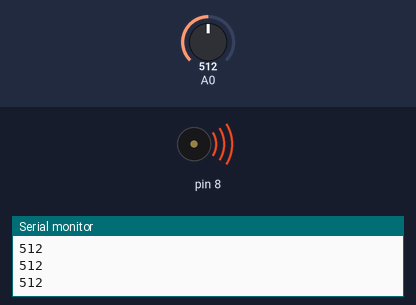
This sketch was run on a simulated Arduino Uno, built with avr-gcc and run on an emulated ATmega328P. Parts: buzzer (waves = sounding), the last lines printed to the serial monitor. The inputs (shaded band) are chosen by the test bench; at power-on: A0 = 512.

Above: at 1.2 s.
1.3 s: A0 set to 1008
2.8 s: A0 set to 1023
At 3.3 s:
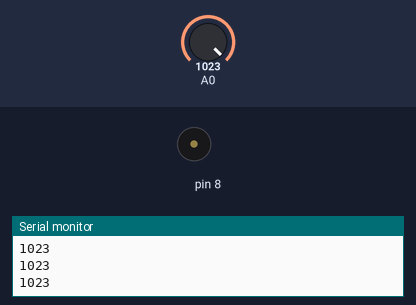
4.3 s: A0 set to 1001
At 5.6 s:
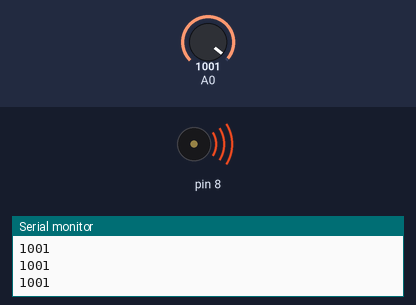
Timing chart, 0 to 7.3 s (numbered marks = the images above; inputs shaded):
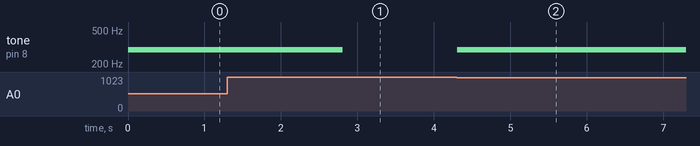

The sketch:

Project_7.ino
```cpp
int buttons[6];

int notes[] = {262,294,330,349};

void setup() {
  buttons[0] = 2;
  // put your setup code here, to run once:
Serial.begin(9600);
}

void loop() {
  // put your main code here, to run repeatedly:
int keyVal = analogRead(A0);
Serial.println(keyVal);
if(keyVal == 1023){
  noTone(8);
}else if(keyVal >= 1011 && keyVal <= 1022){
  tone(8,notes[0]);
}else if(keyVal >= 510 && keyVal <= 1010){
  tone(8,notes[1]);
}else if(keyVal >= 20 && keyVal <= 509){
  tone(8,notes[2]);
}else if(keyVal >= 0 && keyVal <= 10){
  tone(8,notes[3]);
}else{
  noTone(8);
}
}
```

Measured:
- the behaviour switches between 1022 and 1023 on A0 (found by bisection; images 0 and 1)
- after the input at 2.8 s, tone on pin 8: 294 Hz → silent at once
- after the input at 4.3 s, tone on pin 8: silent → 294 Hz at once
